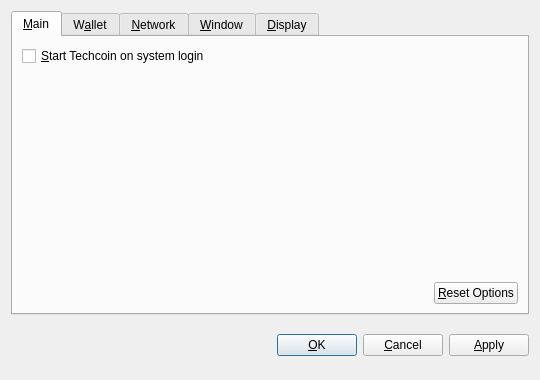
<?xml version="1.0" encoding="UTF-8"?>
<ui version="4.0">
 <class>OptionsDialog</class>
 <widget class="QDialog" name="OptionsDialog">
  <property name="geometry">
   <rect>
    <x>0</x>
    <y>0</y>
    <width>540</width>
    <height>380</height>
   </rect>
  </property>
  <property name="windowTitle">
   <string>Options</string>
  </property>
  <property name="modal">
   <bool>true</bool>
  </property>
  <layout class="QVBoxLayout" name="verticalLayout">
   <item>
    <widget class="QTabWidget" name="tabWidget">
     <property name="tabPosition">
      <enum>QTabWidget::North</enum>
     </property>
     <property name="currentIndex">
      <number>0</number>
     </property>
     <widget class="QWidget" name="tabMain">
      <attribute name="title">
       <string>&amp;Main</string>
      </attribute>
      <layout class="QVBoxLayout" name="verticalLayout_Main">
       <item>
        <widget class="QCheckBox" name="bitcoinAtStartup">
         <property name="toolTip">
          <string>Automatically start Techcoin after logging in to the system.</string>
         </property>
         <property name="text">
          <string>&amp;Start Techcoin on system login</string>
         </property>
        </widget>
       </item>
       <item>
        <spacer name="verticalSpacer_Main">
         <property name="orientation">
          <enum>Qt::Vertical</enum>
         </property>
         <property name="sizeHint" stdset="0">
          <size>
           <width>20</width>
           <height>40</height>
          </size>
         </property>
        </spacer>
       </item>
       <item>
        <layout class="QHBoxLayout" name="horizontalLayout_2_Main">
         <item>
          <spacer name="horizontalSpacer_2_Main">
           <property name="orientation">
            <enum>Qt::Horizontal</enum>
           </property>
           <property name="sizeHint" stdset="0">
            <size>
             <width>40</width>
             <height>20</height>
            </size>
           </property>
          </spacer>
         </item>
         <item>
          <widget class="QPushButton" name="resetButton">
           <property name="toolTip">
            <string>Reset all client options to default.</string>
           </property>
           <property name="text">
            <string>&amp;Reset Options</string>
           </property>
           <property name="autoDefault">
            <bool>false</bool>
           </property>
          </widget>
         </item>
        </layout>
       </item>
      </layout>
     </widget>
     <widget class="QWidget" name="tabWallet">
      <attribute name="title">
       <string>W&amp;allet</string>
      </attribute>
      <layout class="QVBoxLayout" name="verticalLayout_Network">
       <item>
        <widget class="QLabel" name="transactionFeeInfoLabel">
         <property name="text">
          <string>Optional transaction fee per kB that helps make sure your transactions are processed quickly. Most transactions are 1 kB.</string>
         </property>
         <property name="textFormat">
          <enum>Qt::PlainText</enum>
         </property>
         <property name="wordWrap">
          <bool>true</bool>
         </property>
        </widget>
       </item>
       <item>
        <layout class="QHBoxLayout" name="horizontalLayout_1_Main">
         <item>
          <widget class="QLabel" name="transactionFeeLabel">
           <property name="text">
            <string>Pay transaction &amp;fee</string>
           </property>
           <property name="textFormat">
            <enum>Qt::PlainText</enum>
           </property>
           <property name="buddy">
            <cstring>transactionFee</cstring>
           </property>
          </widget>
         </item>
         <item>
          <widget class="BitcoinAmountField" name="transactionFee"/>
         </item>
         <item>
          <spacer name="horizontalSpacer_1_Main">
           <property name="orientation">
            <enum>Qt::Horizontal</enum>
           </property>
           <property name="sizeHint" stdset="0">
            <size>
             <width>40</width>
             <height>20</height>
            </size>
           </property>
          </spacer>
         </item>
        </layout>
       </item>
       <item>
        <widget class="QLabel" name="label">
         <property name="text">
          <string>If you disable the spending of unconfirmed change, the change from a transaction cannot be used until that transaction has at least one confirmation. This also affects how your balance is computed.</string>
         </property>
         <property name="wordWrap">
          <bool>true</bool>
         </property>
        </widget>
       </item>
       <item>
        <widget class="QCheckBox" name="spendZeroConfChange">
         <property name="text">
          <string>Spend unconfirmed change  (experts only)</string>
         </property>
        </widget>
       </item>
       <item>
        <spacer name="verticalSpacer">
         <property name="orientation">
          <enum>Qt::Vertical</enum>
         </property>
         <property name="sizeHint" stdset="0">
          <size>
           <width>20</width>
           <height>40</height>
          </size>
         </property>
        </spacer>
       </item>
      </layout>
     </widget>
     <widget class="QWidget" name="tabNetwork">
      <attribute name="title">
       <string>&amp;Network</string>
      </attribute>
      <layout class="QVBoxLayout" name="verticalLayout_Network">
       <item>
        <widget class="QCheckBox" name="mapPortUpnp">
         <property name="toolTip">
          <string>Automatically open the Techcoin client port on the router. This only works when your router supports UPnP and it is enabled.</string>
         </property>
         <property name="text">
          <string>Map port using &amp;UPnP</string>
         </property>
        </widget>
       </item>
       <item>
        <widget class="QCheckBox" name="connectSocks">
         <property name="toolTip">
          <string>Connect to the Techcoin network through a SOCKS proxy (e.g. when connecting through Tor).</string>
         </property>
         <property name="text">
          <string>&amp;Connect through SOCKS proxy:</string>
         </property>
        </widget>
       </item>
       <item>
        <layout class="QHBoxLayout" name="horizontalLayout_Network">
         <item>
          <widget class="QLabel" name="proxyIpLabel">
           <property name="text">
            <string>Proxy &amp;IP:</string>
           </property>
           <property name="textFormat">
            <enum>Qt::PlainText</enum>
           </property>
           <property name="buddy">
            <cstring>proxyIp</cstring>
           </property>
          </widget>
         </item>
         <item>
          <widget class="QValidatedLineEdit" name="proxyIp">
           <property name="maximumSize">
            <size>
             <width>140</width>
             <height>16777215</height>
            </size>
           </property>
           <property name="toolTip">
            <string>IP address of the proxy (e.g. 127.0.0.1)</string>
           </property>
          </widget>
         </item>
         <item>
          <widget class="QLabel" name="proxyPortLabel">
           <property name="text">
            <string>&amp;Port:</string>
           </property>
           <property name="textFormat">
            <enum>Qt::PlainText</enum>
           </property>
           <property name="buddy">
            <cstring>proxyPort</cstring>
           </property>
          </widget>
         </item>
         <item>
          <widget class="QLineEdit" name="proxyPort">
           <property name="maximumSize">
            <size>
             <width>55</width>
             <height>16777215</height>
            </size>
           </property>
           <property name="toolTip">
            <string>Port of the proxy (e.g. 9050)</string>
           </property>
          </widget>
         </item>
         <item>
          <widget class="QLabel" name="socksVersionLabel">
           <property name="text">
            <string>SOCKS &amp;Version:</string>
           </property>
           <property name="textFormat">
            <enum>Qt::PlainText</enum>
           </property>
           <property name="buddy">
            <cstring>socksVersion</cstring>
           </property>
          </widget>
         </item>
         <item>
          <widget class="QValueComboBox" name="socksVersion">
           <property name="toolTip">
            <string>SOCKS version of the proxy (e.g. 5)</string>
           </property>
          </widget>
         </item>
         <item>
          <spacer name="horizontalSpacer_Network">
           <property name="orientation">
            <enum>Qt::Horizontal</enum>
           </property>
           <property name="sizeHint" stdset="0">
            <size>
             <width>40</width>
             <height>20</height>
            </size>
           </property>
          </spacer>
         </item>
        </layout>
       </item>
       <item>
        <spacer name="verticalSpacer_Network">
         <property name="orientation">
          <enum>Qt::Vertical</enum>
         </property>
         <property name="sizeHint" stdset="0">
          <size>
           <width>20</width>
           <height>40</height>
          </size>
         </property>
        </spacer>
       </item>
      </layout>
     </widget>
     <widget class="QWidget" name="tabWindow">
      <attribute name="title">
       <string>&amp;Window</string>
      </attribute>
      <layout class="QVBoxLayout" name="verticalLayout_Window">
       <item>
        <widget class="QCheckBox" name="minimizeToTray">
         <property name="toolTip">
          <string>Show only a tray icon after minimizing the window.</string>
         </property>
         <property name="text">
          <string>&amp;Minimize to the tray instead of the taskbar</string>
         </property>
        </widget>
       </item>
       <item>
        <widget class="QCheckBox" name="minimizeOnClose">
         <property name="toolTip">
          <string>Minimize instead of exit the application when the window is closed. When this option is enabled, the application will be closed only after selecting Quit in the menu.</string>
         </property>
         <property name="text">
          <string>M&amp;inimize on close</string>
         </property>
        </widget>
       </item>
       <item>
        <spacer name="verticalSpacer_Window">
         <property name="orientation">
          <enum>Qt::Vertical</enum>
         </property>
         <property name="sizeHint" stdset="0">
          <size>
           <width>20</width>
           <height>40</height>
          </size>
         </property>
        </spacer>
       </item>
      </layout>
     </widget>
     <widget class="QWidget" name="tabDisplay">
      <attribute name="title">
       <string>&amp;Display</string>
      </attribute>
      <layout class="QVBoxLayout" name="verticalLayout_Display">
       <item>
        <layout class="QHBoxLayout" name="horizontalLayout_1_Display">
         <item>
          <widget class="QLabel" name="langLabel">
           <property name="text">
            <string>User Interface &amp;language:</string>
           </property>
           <property name="textFormat">
            <enum>Qt::PlainText</enum>
           </property>
           <property name="buddy">
            <cstring>lang</cstring>
           </property>
          </widget>
         </item>
         <item>
          <widget class="QValueComboBox" name="lang">
           <property name="toolTip">
            <string>The user interface language can be set here. This setting will take effect after restarting Techcoin.</string>
           </property>
          </widget>
         </item>
        </layout>
       </item>
       <item>
        <layout class="QHBoxLayout" name="horizontalLayout_2_Display">
         <item>
          <widget class="QLabel" name="unitLabel">
           <property name="text">
            <string>&amp;Unit to show amounts in:</string>
           </property>
           <property name="textFormat">
            <enum>Qt::PlainText</enum>
           </property>
           <property name="buddy">
            <cstring>unit</cstring>
           </property>
          </widget>
         </item>
         <item>
          <widget class="QValueComboBox" name="unit">
           <property name="toolTip">
            <string>Choose the default subdivision unit to show in the interface and when sending coins.</string>
           </property>
          </widget>
         </item>
        </layout>
       </item>
       <item>
        <widget class="QCheckBox" name="displayAddresses">
         <property name="toolTip">
          <string>Whether to show Techcoin addresses in the transaction list or not.</string>
         </property>
         <property name="text">
          <string>&amp;Display addresses in transaction list</string>
         </property>
        </widget>
       </item>
       <item>
        <widget class="QCheckBox" name="coinControlFeatures">
         <property name="toolTip">
          <string>Whether to show coin control features or not.</string>
         </property>
         <property name="text">
          <string>Display coin &amp;control features (experts only!)</string>
         </property>
        </widget>
       </item>
       <item>
        <spacer name="verticalSpacer_Display">
         <property name="orientation">
          <enum>Qt::Vertical</enum>
         </property>
         <property name="sizeHint" stdset="0">
          <size>
           <width>20</width>
           <height>40</height>
          </size>
         </property>
        </spacer>
       </item>
      </layout>
     </widget>
    </widget>
   </item>
   <item>
    <layout class="QHBoxLayout" name="horizontalLayout_Buttons">
     <item>
      <spacer name="horizontalSpacer_1">
       <property name="orientation">
        <enum>Qt::Horizontal</enum>
       </property>
       <property name="sizeHint" stdset="0">
        <size>
         <width>40</width>
         <height>48</height>
        </size>
       </property>
      </spacer>
     </item>
     <item>
      <widget class="QLabel" name="statusLabel">
       <property name="font">
        <font>
         <weight>75</weight>
         <bold>true</bold>
        </font>
       </property>
       <property name="text">
        <string/>
       </property>
       <property name="textFormat">
        <enum>Qt::PlainText</enum>
       </property>
       <property name="wordWrap">
        <bool>true</bool>
       </property>
      </widget>
     </item>
     <item>
      <spacer name="horizontalSpacer_2">
       <property name="orientation">
        <enum>Qt::Horizontal</enum>
       </property>
       <property name="sizeHint" stdset="0">
        <size>
         <width>40</width>
         <height>48</height>
        </size>
       </property>
      </spacer>
     </item>
     <item>
      <widget class="QPushButton" name="okButton">
       <property name="text">
        <string>&amp;OK</string>
       </property>
      </widget>
     </item>
     <item>
      <widget class="QPushButton" name="cancelButton">
       <property name="text">
        <string>&amp;Cancel</string>
       </property>
       <property name="autoDefault">
        <bool>false</bool>
       </property>
      </widget>
     </item>
     <item>
      <widget class="QPushButton" name="applyButton">
       <property name="text">
        <string>&amp;Apply</string>
       </property>
       <property name="autoDefault">
        <bool>false</bool>
       </property>
      </widget>
     </item>
    </layout>
   </item>
  </layout>
 </widget>
 <customwidgets>
  <customwidget>
   <class>BitcoinAmountField</class>
   <extends>QSpinBox</extends>
   <header>bitcoinamountfield.h</header>
  </customwidget>
  <customwidget>
   <class>QValueComboBox</class>
   <extends>QComboBox</extends>
   <header>qvaluecombobox.h</header>
  </customwidget>
  <customwidget>
   <class>QValidatedLineEdit</class>
   <extends>QLineEdit</extends>
   <header>qvalidatedlineedit.h</header>
  </customwidget>
 </customwidgets>
 <resources/>
 <connections/>
</ui>
